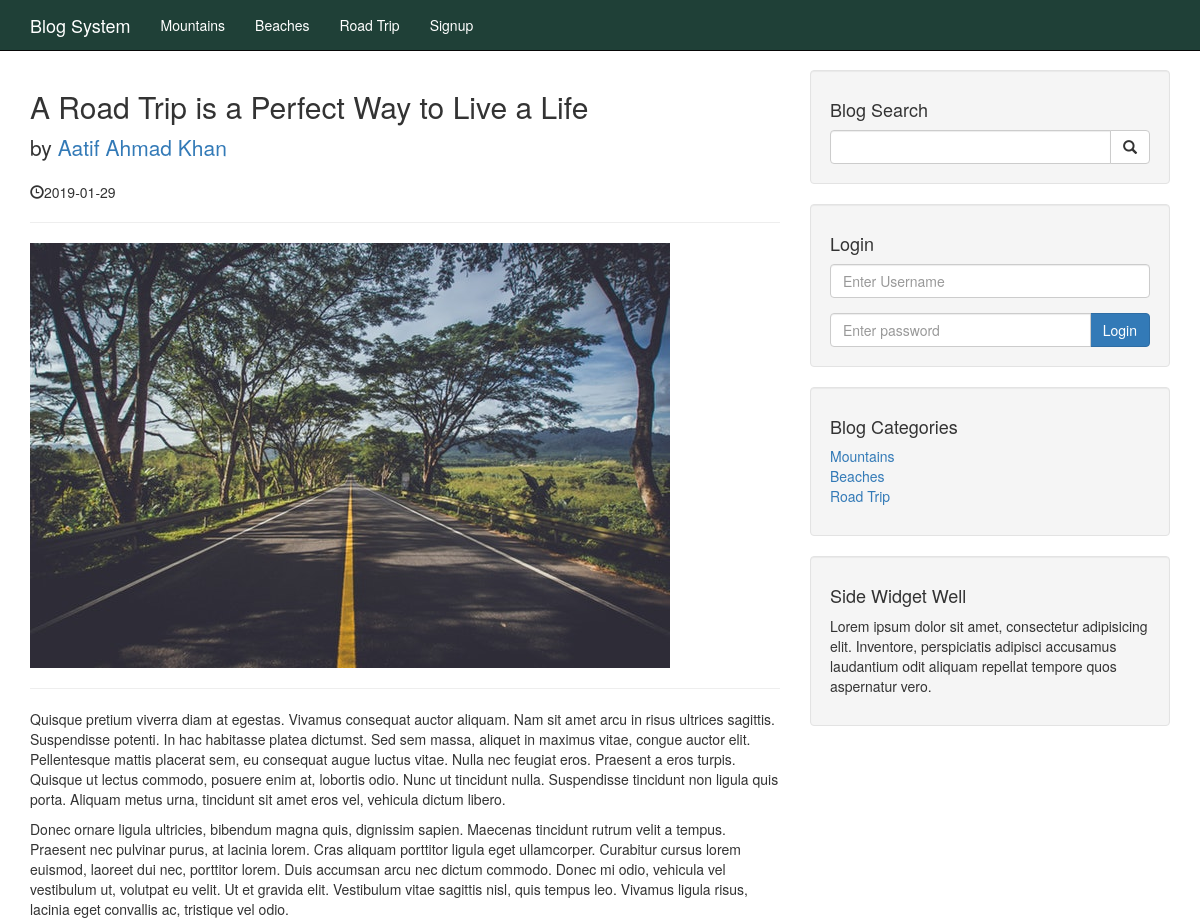
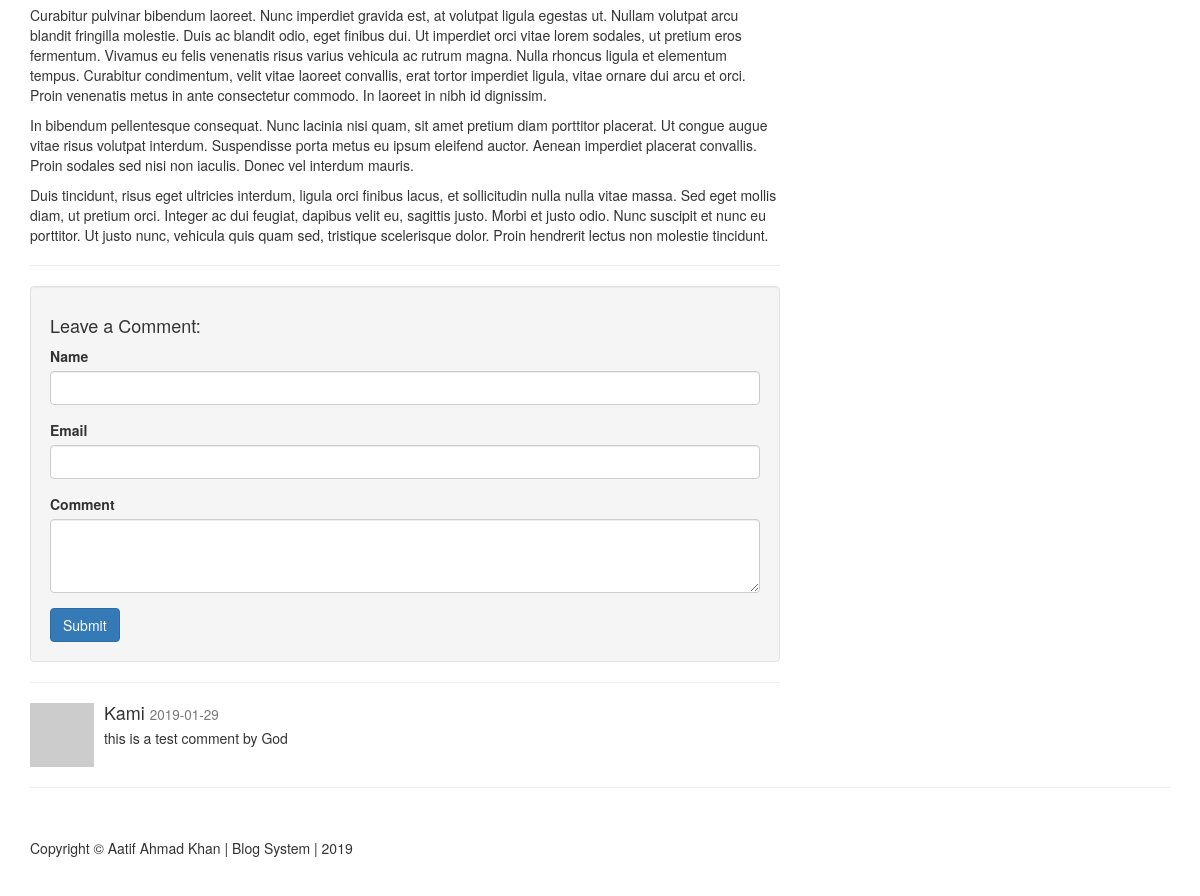
Page /post.php?p_id=21 on the committed database (2 pictures, top to bottom).
### tables this page shows
CREATE TABLE `categories` (
  `cat_id` int(3) NOT NULL,
  `cat_title` varchar(255) NOT NULL
);

CREATE TABLE `posts` (
  `post_id` int(3) NOT NULL,
  `post_category_id` int(3) NOT NULL,
  `post_title` varchar(255) NOT NULL,
  `post_author` varchar(255) NOT NULL,
  `post_date` date NOT NULL,
  `post_image` text NOT NULL,
  `post_content` text NOT NULL,
  `post_tags` varchar(255) NOT NULL,
  `post_comment_count` int(11) NOT NULL,
  `post_status` varchar(255) NOT NULL DEFAULT 'draft'
);

CREATE TABLE `comments` (
  `comment_id` int(3) NOT NULL,
  `comment_post_id` int(3) NOT NULL,
  `comment_date` date NOT NULL,
  `comment_author` varchar(255) NOT NULL,
  `comment_email` varchar(255) NOT NULL,
  `comment_content` text NOT NULL,
  `comment_status` varchar(255) NOT NULL
);

### post.php (the view, shortened to what this page needs)
<?php
    include "includes/header.php";
?>
<?php include "includes/navigation.php";?>
    <div class="container">
        <div class="row">
            <div class="col-md-8">
            <?php
                if (isset($_GET['p_id'])) {
                    $post_id = $_GET['p_id'];
                }
                $query = "select * from posts where post_id= $post_id";
                $select_all_posts_query = mysqli_query($connection, $query);
                while($row = mysqli_fetch_assoc($select_all_posts_query)){
                       $post_title = $row['post_title'];
                       $post_author = $row['post_author'];
                       $post_date = $row['post_date'];
                       $post_image = $row['post_image'];
                       $post_content = $row['post_content'];
            ?>
                <h2>
                    <?php echo $post_title ?>
                </h2>
                <p class="lead">
                    by <a href="index.php"><?php echo $post_author ?></a>
                </p>
                <p><span class="glyphicon glyphicon-time"></span><?php echo $post_date ?></p>
                <hr>
                <img class="img-responsive" src="images/posts/<?php echo $post_image;?>" alt="">
                <hr>
                <p><?php echo $post_content ?></p>
                <hr>
        <?php
                }
            ?>
                <div class="well">
                    <h4>Leave a Comment:</h4>
                    <form action="" method="post" role="form">
                        <div class="form-group">
                            <label for="author">Name</label>
                            <input type="text" class="form-control" name="comment_author">
                        </div>
                        <div class="form-group">
                            <label for="email">Email</label>
                            <input type="email" class="form-control" name="comment_email">
                        </div>
                        <div class="form-group">
                            <label for="comment">Comment</label>
                            <textarea class="form-control" rows="3" name="comment_content"></textarea>
                        </div>
                        <button type="submit" name="create_comment" class="btn btn-primary">Submit</button>
                    </form>
                </div>
                <hr>
                <?php
                    $the_post_id = $_GET['p_id'];
                    $query = "select * from comments where comment_post_id = $the_post_id ";
                    $query .= "and comment_status = 'Approved' ";
                    $query .= "order by comment_id desc";
                    $select_comment_query = mysqli_query($connection, $query);
                    while ($row = mysqli_fetch_assoc($select_comment_query)) {
                        $comment_date = $row['comment_date'];
                        $comment_content = $row['comment_content'];
                        $comment_author = $row['comment_author'];
                        ?>
                    <div class="media">
                        <a class="pull-left" href="#">
                            <img class="media-object" src="http://placehold.it/64x64" alt="">
                        </a>
                        <div class="media-body">
                            <h4 class="media-heading"><?php echo $comment_author;?>
                                <small><?php echo $comment_date;?></small>
                            </h4>
                            <p>
                                <?php echo $comment_content;?>
                            </p>
                        </div>
                    </div>
                <?php
                    }
                ?>
            </div>
            <?php include "includes/sidebar.php"; ?>
        </div>
        <hr>
<?php include "includes/footer.php";?>

### includes/navigation.php (shortened to what this page needs)
<?php
    include "db.php";
?>
<nav class="navbar navbar-inverse navbar-fixed-top navbar-custom-color" role="navigation">
        <div class="container">
            <div class="navbar-header">
                <a class="navbar-brand" href="index.php" style="color:#fff;">Blog System</a>
            </div>
            <div class="collapse navbar-collapse" id="bs-example-navbar-collapse-1">
                <ul class="nav navbar-nav">
                <?php
                    $query = "SELECT * FROM categories";
                    $select_all_categories_query = mysqli_query($connection, $query);
                    while($row = mysqli_fetch_assoc($select_all_categories_query)){
                        $cat_id = $row['cat_id'];
                        $cat_title = $row['cat_title'];
                        echo "<li><a href='category.php?category={$cat_id}' style='color:#fff;'>{$cat_title}</a></li>";
                    }
                ?>
                <?php
                    if (isset($_SESSION['user_role'])) {
                        echo "<li><a href='admin' style='color:#fff;'>Admin Area</a></li>
                              <li><a href='includes/logout.php' style='color:#fff;'>Logout</a></li>";
                    } else {
                        echo "<li><a href='signup.php' style='color:#fff;'>Signup</a></li>";
                    }
                ?>
                </ul>
            </div>
        </div>
    </nav>

### includes/sidebar.php (shortened to what this page needs)
<div class="col-md-4 ">
                <div class="well">
                    <h4>Blog Search</h4>
                    <form action="search.php" method="post">
                    <div class="input-group">
                        <input type="text" name="search_string" class="form-control">
                        <span class="input-group-btn">
                            <button name="submit" class="btn btn-default" type="submit">
                                <span class="glyphicon glyphicon-search"></span>
                        </button>
                        </span>
                    </div>
                    </form>
                </div>
                <div class="well">
                    <?php
                        if (isset($_SESSION['username'])) {
                            echo "<h2 class='lead'>Logged in as " . $_SESSION['firstname'] . " ". $_SESSION['lastname'] . "</h2>";
                            echo "<a href='includes/logout.php' class='btn btn-primary'>Logout</a>";
                        } else { ?>
                            <h4>Login</h4>
                            <form action="includes/login.php" method="post">
                            <div class="form-group">
                                <input type="text" name="username" placeholder="Enter Username" class="form-control">
                            </div>
                            <div class="input-group">
                                <input type="password" name="password" placeholder="Enter password" class="form-control">
                                <span class="input-group-btn">
                                    <button class="btn btn-primary" name="login" type="submit">Login</button>
                                </span>
                            </div>
                            </form>
                    <?php }  ?>
                </div>
                <div class="well">
                    <h4>Blog Categories</h4>
                    <div class="row">
                        <div class="col-lg-12">
                            <ul class="list-unstyled">
                            <?php
                                $query = "SELECT * FROM categories";
                                $select_categories_sidebar = mysqli_query($connection, $query);
                                while($row = mysqli_fetch_assoc($select_categories_sidebar)){
                                    $cat_title = $row['cat_title'];
                                    $cat_id = $row['cat_id'];
                                    echo "<li><a href='category.php?category={$cat_id}'>{$cat_title}</a></li>";
                                }
                            ?>
                            </ul>
                        </div>
                    </div>
                </div>
                <?php include "widgets.php";?>
            </div>

### css/blog-home.css (style rules this page uses)
body { padding-top: 70px; }
.navbar-custom-color { background-color: #1f4037 !important; }

### rows in the picture
categories: cat_title "Mountains"
categories: cat_title "Beaches"
categories: cat_title "Road Trip"
posts: post_title "A Road Trip is a Perfect Way to Live a Life", post_author "Aatif Ahmad Khan", post_date "2019-01-29", post_image (picture), post_content "Quisque pretium viverra diam at egestas. Vivamus consequat auctor aliquam. Nam sit amet arcu in risus ultrices sagittis. Suspendisse potenti. In hac habitasse platea dictumst. Sed sem massa, aliquet in maximus vitae, congue auctor elit. Pellentesque mattis placerat sem, eu consequat augue luctus vitae. Nulla nec feugiat eros. Praesent a eros turpis. Quisque ut lectus commodo, posuere enim at, lobortis odio. Nunc ut tincidunt nulla. Suspendisse tincidunt non ligula quis porta. Aliquam metus urna, tincidunt sit amet eros vel, vehicula dictum libero. Donec ornare ligula ultricies, bibendum magna quis, dignissim sapien. Maecenas tincidunt rutrum velit a tempus. Praesent nec pulvinar purus, at…"
comments: comment_author "Kami", comment_date "2019-01-29", comment_content "this is a test comment by God"
